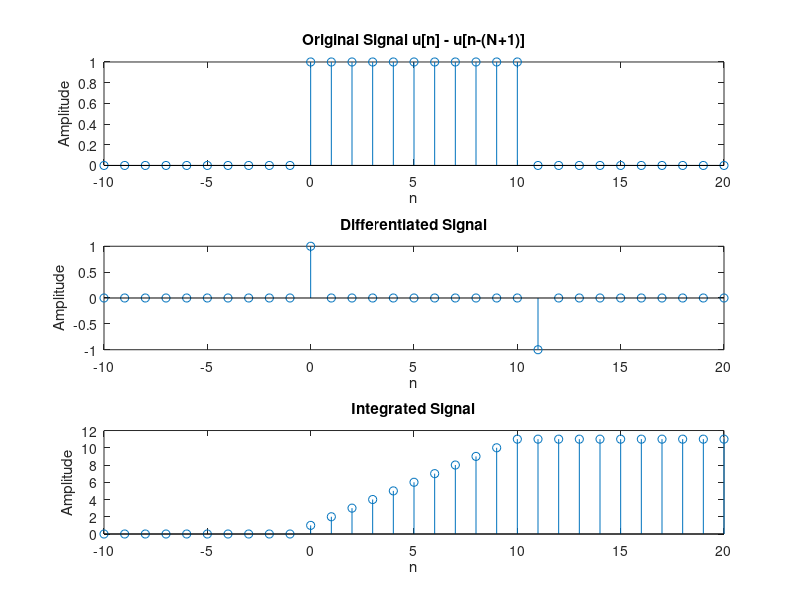

MATLAB code to generate this figure: (Note: this script raises an error after producing the figure.)
%Defining the parameters
N = 10;
n = -10:20;
T = 1; 

%Generating the step function
u = @(n) double(n >=0);

%Generating the required signal now
signal = u(n) - u(n - (N+1));

%Applying the differentiator
diff_sig = zeros(size(signal));

for i = 2:length(n)
    diff_sig(i) = (signal(i) - signal(i-1))/T;
end

%Applying the integrator
inte_sig = zeros(size(signal));

for i = 2:length(n)
    inte_sig(i) = inte_sig(i-1) + signal(i)*T;

end

%Plotting
subplot(3,1,1);
stem(n, signal);
title('Original Signal u[n] - u[n-(N+1)]');
xlabel('n');
ylabel('Amplitude');

subplot(3,1,2);
stem(n, diff_sig);
title('Differentiated Signal');
xlabel('n');
ylabel('Amplitude');

subplot(3,1,3);
stem(n, inte_sig);
title('Integrated Signal');
xlabel('n');
ylabel('Amplitude');

sgtitle('Name: Sujay Vivek - Roll: 22EE30029');